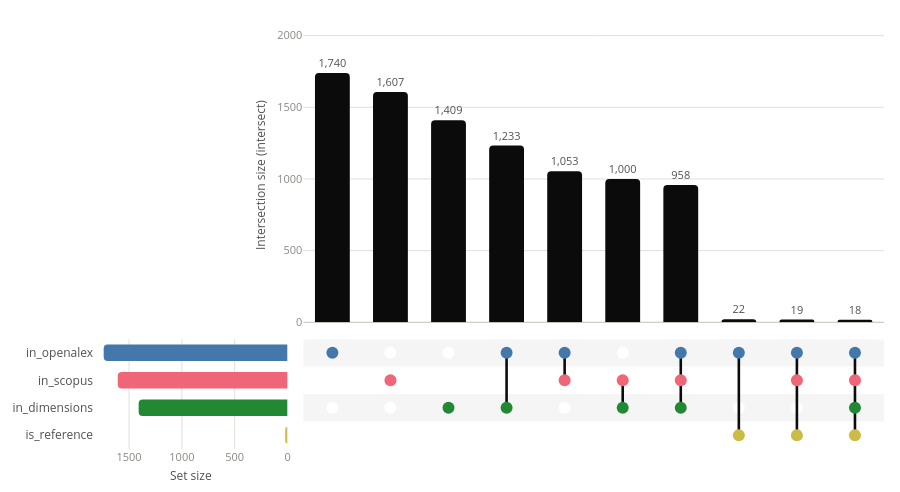

The notebook cell saved with this chart:
### Code cell
from slrrag.settings import PATH_UPSET_INTERSECT

path_upset_intersect = PATH_UPSET_INTERSECT
fig_upset_distinct = create_upset_plot(
    df_papers, ["in_" + x for x in databases_names] + ["is_reference"], mode="intersect"
)
fig_upset_distinct.figure.write_html(path_upset_intersect)
print("Upset distinct plot saved to : ", path_upset_intersect)
fig_upset_distinct.figure

### Figure 1 — Plotly figure (JSON) as saved in the notebook; plotly's stock layout.template omitted (floating-point values rounded to 4 significant figures)
{"data": [{"cliponaxis": false, "customdata": [["in_openalex", 1, "71.7", "+6.8"], ["in_scopus", 1, "66.2", "+13.3"], ["in_dimensions", 1, "58.0", "+0.0"], ["in_openalex & in_dimensions", 2, "50.8", "-2.6"], ["in_scopus & in_openalex", 2, "43.4", "-15.9"], ["in_scopus & in_dimensions", 2, "41.2", "-9.1"], ["in_scopus & in_openalex & in_dimensions", 3, "39.5", "+11.4"], ["in_openalex & is_reference", 2, "0.9", "+0.0"], ["in_scopus & in_openalex & is_reference", 3, "0.8", "-0.1"], ["in_scopus & in_openalex & in_dimensions & is_reference", 4, "0.7", "+0.5"]], "hovertemplate": "<b>%{customdata[0]}</b><br>Size: %{y:,} (%{customdata[2]}% of total)<br>Degree: %{customdata[1]}<br>Deviation: %{customdata[3]}%<extra></extra>", "marker": {"color": "#0b0b0b", "cornerradius": 4, "line": {"width": 0}}, "meta": "upset:intersection-bars", "name": "Intersection size", "textfont": {"color": "#52514e", "size": 11}, "textposition": "outside", "texttemplate": "%{y:,}", "type": "bar", "width": 0.6, "x": [0, 1, 2, 3, 4, 5, 6, 7, 8, 9], "xaxis": "x", "y": [1740, 1607, 1409, 1233, 1053, 1000, 958, 22, 19, 18], "yaxis": "y"}, {"customdata": [["in_openalex", "71.7"], ["in_scopus", "66.2"], ["in_dimensions", "58.0"], ["is_reference", "0.9"]], "hovertemplate": "<b>%{customdata[0]}</b><br>Size: %{x:,} (%{customdata[1]}% of total)<extra></extra>", "marker": {"color": ["#4477AA", "#EE6677", "#228833", "#CCBB44"], "cornerradius": 4, "line": {"width": 0}}, "meta": "upset:set-bars", "name": "Set size", "orientation": "h", "type": "bar", "width": 0.6, "x": [1740, 1607, 1409, 22], "xaxis": "x2", "y": [0, 1, 2, 3], "yaxis": "y2"}, {"hoverinfo": "skip", "marker": {"color": "#ffffff", "size": 12}, "meta": "upset:matrix-background", "mode": "markers", "name": "Non-members", "type": "scatter", "x": [0, 0, 0, 0, 1, 1, 1, 1, 2, 2, 2, 2, 3, 3, 3, 3, 4, 4, 4, 4, 5, 5, 5, 5, 6, 6, 6, 6, 7, 7, 7, 7, 8, 8, 8, 8, 9, 9, 9, 9], "xaxis": "x3", "y": [0, 1, 2, 3, 0, 1, 2, 3, 0, 1, 2, 3, 0, 1, 2, 3, 0, 1, 2, 3, 0, 1, 2, 3, 0, 1, 2, 3, 0, 1, 2, 3, 0, 1, 2, 3, 0, 1, 2, 3], "yaxis": "y3"}, {"hoverinfo": "skip", "line": {"color": "#0b0b0b", "width": 2.6}, "meta": "upset:matrix-connectors", "mode": "lines", "name": "Connectors", "type": "scatter", "x": [3, 3, null, 4, 4, null, 5, 5, null, 6, 6, null, 7, 7, null, 8, 8, null, 9, 9, null], "xaxis": "x3", "y": [0, 2, null, 0, 1, null, 1, 2, null, 0, 2, null, 0, 3, null, 0, 3, null, 0, 3, null], "yaxis": "y3"}, {"customdata": [["in_openalex", "in_openalex (1,740)"], ["in_scopus", "in_scopus (1,607)"], ["in_dimensions", "in_dimensions (1,409)"], ["in_openalex", "in_openalex & in_dimensions (1,233)"], ["in_dimensions", "in_openalex & in_dimensions (1,233)"], ["in_scopus", "in_scopus & in_openalex (1,053)"], ["in_openalex", "in_scopus & in_openalex (1,053)"], ["in_scopus", "in_scopus & in_dimensions (1,000)"], ["in_dimensions", "in_scopus & in_dimensions (1,000)"], ["in_scopus", "in_scopus & in_openalex & in_dimensions (958)"], ["in_openalex", "in_scopus & in_openalex & in_dimensions (958)"], ["in_dimensions", "in_scopus & in_openalex & in_dimensions (958)"], ["in_openalex", "in_openalex & is_reference (22)"], ["is_reference", "in_openalex & is_reference (22)"], ["in_scopus", "in_scopus & in_openalex & is_reference (19)"], ["in_openalex", "in_scopus & in_openalex & is_reference (19)"], ["is_reference", "in_scopus & in_openalex & is_reference (19)"], ["in_scopus", "in_scopus & in_openalex & in_dimensions & is_reference (18)"], ["in_openalex", "in_scopus & in_openalex & in_dimensions & is_reference (18)"], ["in_dimensions", "in_scopus & in_openalex & in_dimensions & is_reference (18)"], ["is_reference", "in_scopus & in_openalex & in_dimensions & is_reference (18)"]], "hovertemplate": "<b>%{customdata[0]}</b><br>%{customdata[1]}<extra></extra>", "marker": {"color": ["#4477AA", "#EE6677", "#228833", "#4477AA", "#228833", "#EE6677", "#4477AA", "#EE6677", "#228833", "#EE6677", "#4477AA", "#228833", "#4477AA", "#CCBB44", "#EE6677", "#4477AA", "#CCBB44", "#EE6677", "#4477AA", "#228833", "#CCBB44"], "size": 12}, "meta": "upset:matrix-dots", "mode": "markers", "name": "Members", "type": "scatter", "x": [0, 1, 2, 3, 3, 4, 4, 5, 5, 6, 6, 6, 7, 7, 8, 8, 8, 9, 9, 9, 9], "xaxis": "x3", "y": [0, 1, 2, 0, 2, 1, 0, 1, 2, 1, 0, 2, 0, 3, 1, 0, 3, 1, 0, 2, 3], "yaxis": "y3"}], "layout": {"colorway": ["#4477AA", "#EE6677", "#228833", "#CCBB44", "#66CCEE", "#AA3377", "#BBBBBB"], "font": {"color": "#52514e", "size": 12}, "height": 492, "hoverlabel": {"font": {"size": 12}}, "margin": {"b": 12, "l": 12, "r": 16, "t": 28}, "meta": {"description": "UpSet plot of 4 sets (in_openalex, in_scopus, in_dimensions, is_reference) across 10 intersections. The largest shown intersection is in_openalex with 1,740 elements.", "orientation": "horizontal"}, "paper_bgcolor": "#ffffff", "plot_bgcolor": "#ffffff", "shapes": [{"fillcolor": "rgba(11, 11, 11, 0.04)", "layer": "below", "line": {"width": 0}, "type": "rect", "x0": 0, "x1": 1, "xref": "x3 domain", "y0": -0.5, "y1": 0.5, "yref": "y3"}, {"fillcolor": "rgba(11, 11, 11, 0.04)", "layer": "below", "line": {"width": 0}, "type": "rect", "x0": 0, "x1": 1, "xref": "x3 domain", "y0": 1.5, "y1": 2.5, "yref": "y3"}], "showlegend": false, "xaxis": {"anchor": "y", "domain": [0.265, 1], "matches": "x3", "range": [-0.5, 9.5], "showgrid": false, "showticklabels": false, "ticks": "", "zeroline": false}, "xaxis2": {"anchor": "y2", "automargin": true, "autorange": "reversed", "domain": [0, 0.245], "gridcolor": "#e1e0d9", "gridwidth": 1, "nticks": 4, "showticklabels": true, "tickfont": {"color": "#898781", "size": 11}, "title": {"font": {"color": "#52514e", "size": 12}, "standoff": 8, "text": "Set size"}, "zeroline": false}, "xaxis3": {"anchor": "y3", "domain": [0.265, 1], "range": [-0.5, 9.5], "showgrid": false, "showticklabels": false, "ticks": "", "zeroline": false}, "yaxis": {"anchor": "x", "automargin": true, "domain": [0.301, 1], "gridcolor": "#e1e0d9", "gridwidth": 1, "nticks": 5, "range": [0, 2053.0], "showticklabels": true, "tickfont": {"color": "#898781", "size": 11}, "title": {"font": {"color": "#52514e", "size": 12}, "standoff": 8, "text": "Intersection size (intersect)"}, "zeroline": true, "zerolinecolor": "#c3c2b7", "zerolinewidth": 1}, "yaxis2": {"anchor": "x2", "automargin": true, "domain": [0, 0.261], "range": [3.5, -0.5], "showgrid": false, "tickfont": {"color": "#52514e", "size": 12}, "ticks": "", "ticktext": ["in_openalex", "in_scopus", "in_dimensions", "is_reference"], "tickvals": [0, 1, 2, 3], "zeroline": false}, "yaxis3": {"anchor": "x3", "domain": [0, 0.261], "matches": "y2", "range": [3.5, -0.5], "showgrid": false, "showticklabels": false, "ticks": "", "zeroline": false}}}
